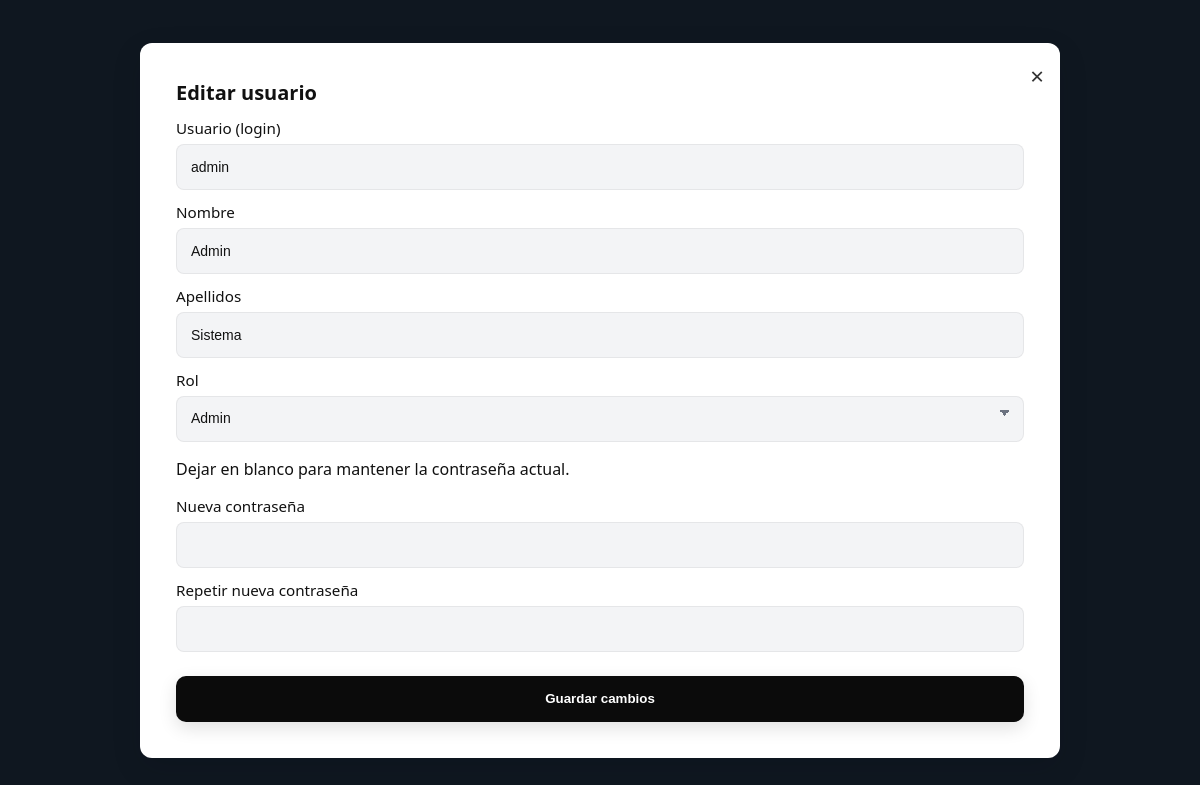
Page /public/pages/admin/users/editar_user.php?id=1 (signed in) on the committed database.
### tables this page shows
CREATE TABLE IF NOT EXISTS usuarios (
    id_usuario INT AUTO_INCREMENT PRIMARY KEY,
    nombre VARCHAR(50) NOT NULL,
    apellidos VARCHAR(100),
    usuario VARCHAR(50) UNIQUE NOT NULL,
    contrasena VARCHAR(255) NOT NULL,  
    rol ENUM('camarero', 'admin', 'gerent', 'manteniment') DEFAULT 'camarero'
);

### public/pages/admin/users/editar_user.php (the view, shortened to what this page needs)
<?php
require_once __DIR__ . '/../../../../private/db/db_conn.php';
$userData = null;
$id = isset($_GET['id']) ? (int) $_GET['id'] : 0;
if ($id > 0) {
    try {
        $conn = connection($host, $user, $pass, $db);
        $stmt = $conn->prepare('SELECT id_usuario, usuario, nombre, apellidos, rol FROM usuarios WHERE id_usuario = :id');
        $stmt->bindParam(':id', $id, PDO::PARAM_INT);
        $stmt->execute();
        $userData = $stmt->fetch(PDO::FETCH_ASSOC);
    } catch (PDOException $e) {
        $_SESSION['edit_user_error'] = 'Error de BD: ' . $e->getMessage();
        header('Location: ./admin.php');
        exit;
    }
} else {
    if (!isset($_POST['id_usuario'])) {
        $_SESSION['edit_user_error'] = 'ID de usuario no especificado.';
        header('Location: ./admin.php');
        exit;
    }
}
?>
<!doctype html>
<html lang="es">
<head>
    <link rel="stylesheet" href="../../../css/edi_user.css">
</head>
<body>
    <main class="edit-stage">
        <div class="edit-card" style="position: relative;">
            <a href="./admin.php" class="close-link" aria-label="Cerrar">&times;</a>
            <h2>Editar usuario</h2>
            <form method="post" action="editar_user.php">
                <label class="form-row">Usuario (login)
                    <input id="usuario" class="input" type="text" name="usuario" value="<?= isset($userData['usuario']) ? $userData['usuario'] : '' ?>" required>
                </label>
                <label class="form-row">Nombre
                    <input id="nombre" class="input" type="text" name="nombre" value="<?= isset($userData['nombre']) ? $userData['nombre'] : '' ?>">
                </label>
                <label class="form-row">Apellidos
                    <input id="apellidos" class="input" type="text" name="apellidos" value="<?= isset($userData['apellidos']) ? $userData['apellidos'] : '' ?>">
                </label>
                <label class="form-row">Rol
                    <select id="rol" class="select" name="rol">
                        <option value="admin" <?= (isset($userData['rol']) && $userData['rol'] === 'admin') ? 'selected' : '' ?>>Admin</option>
                    </select>
                </label>
                <p class="muted">Dejar en blanco para mantener la contraseña actual.</p>
                <label class="form-row">Nueva contraseña
                    <input id="password" class="input" type="password" name="password" autocomplete="new-password">
                </label>
                <label class="form-row">Repetir nueva contraseña
                    <input id="password2" class="input" type="password" name="password2" autocomplete="new-password">
                </label>
                <div class="actions" style="margin-top:1rem;">
                    <button type="submit" class="submit">Guardar cambios</button>
                </div>
            </form>
        </div>
    </main>
</body>
</html>

### public/css/edi_user.css (style rules this page uses)
:root { --bg: #0f1720; --panel: #ffffff; --muted: #9aa0a6; --input-bg: #f3f4f6; --accent: #0b0b0b; --radius: 12px; --shadow: 0 10px 30px rgba(2,6,23,0.12); }
html, body { height: 100%; margin: 0; font-family: "Poppins", system-ui, -apple-system, "Segoe UI", Roboto, "Helvetica Neue", Arial; background: var(--bg); color: #111; -webkit-font-smoothing: antialiased; -moz-osx-font-smoothing: grayscale; }
.edit-stage { min-height: 100vh; display: flex; align-items: center; justify-content: center; padding: 24px; box-sizing: border-box; }
.edit-card { width: 100%; max-width: 760px; background: var(--panel); padding: 28px; border-radius: var(--radius); box-shadow: var(--shadow); box-sizing: border-box; position: relative; }
@media (min-width: 1200px) { .edit-card { max-width: 920px; padding: 36px; } }
.edit-card h2 { margin: 0 0 12px; font-size: 20px; font-weight: 700; color: #111; }
.input { display: block; width: 100%; height: 46px; padding: 10px 14px; margin-bottom: 12px; border-radius: 8px; border: 1px solid rgba(0,0,0,0.06); background: var(--input-bg); font-size: 14px; color: #111; box-sizing: border-box; }
.submit { display:inline-block;width:100%;height:46px;border-radius:10px;border:0;background:var(--accent);color:#fff;font-weight:600;cursor:pointer;box-shadow:0 6px 18px rgba(0,0,0,0.12);margin-top:8px }
label.form-row { display: block; margin-bottom: 8px; font-size: 0.95rem; color: #111; }
label.form-row .input, label.form-row .select { margin-top: 6px; }
.select { display: block; width: 100%; height: 46px; padding: 10px 14px; padding-right: 44px; margin-bottom: 12px; border-radius: 8px; border: 1px solid rgba(0,0,0,0.06); background: var(--input-bg); font-size: 14px; color: #111; box-sizing: border-box; line-height: 1.2; -webkit-appearance: none; -moz-appearance: none; appearance: none; cursor: pointer; transition: border-color .12s ease, box-shadow .12s ease, background .12s ease; background-image: linear-gradient(45deg, transparent 50%, #6b7280 50%), linear-gradient(135deg, #6b7280 50%, transparent 50%), linear-gradient(to right, transparent, transparent); background-position: calc(100% - 18px) calc(50% - 6px), calc(100% - 13px) calc(50% - 6px), calc(100% - 44px) 50%; background-size: 6px 6px, 6px 6px, 1px 40%; background-repeat: no-repeat; }
.select option { background: var(--panel); color: #111; }

### public/pages/admin/users/editar_user.php (style rules this page uses)
.close-link { position: absolute; top: 1rem; right: 1rem; font-size: 1.5rem; text-decoration: none; color: #333; }

### rows in the picture
usuarios: usuario "admin", nombre "Admin", apellidos "Sistema", rol "Admin"
